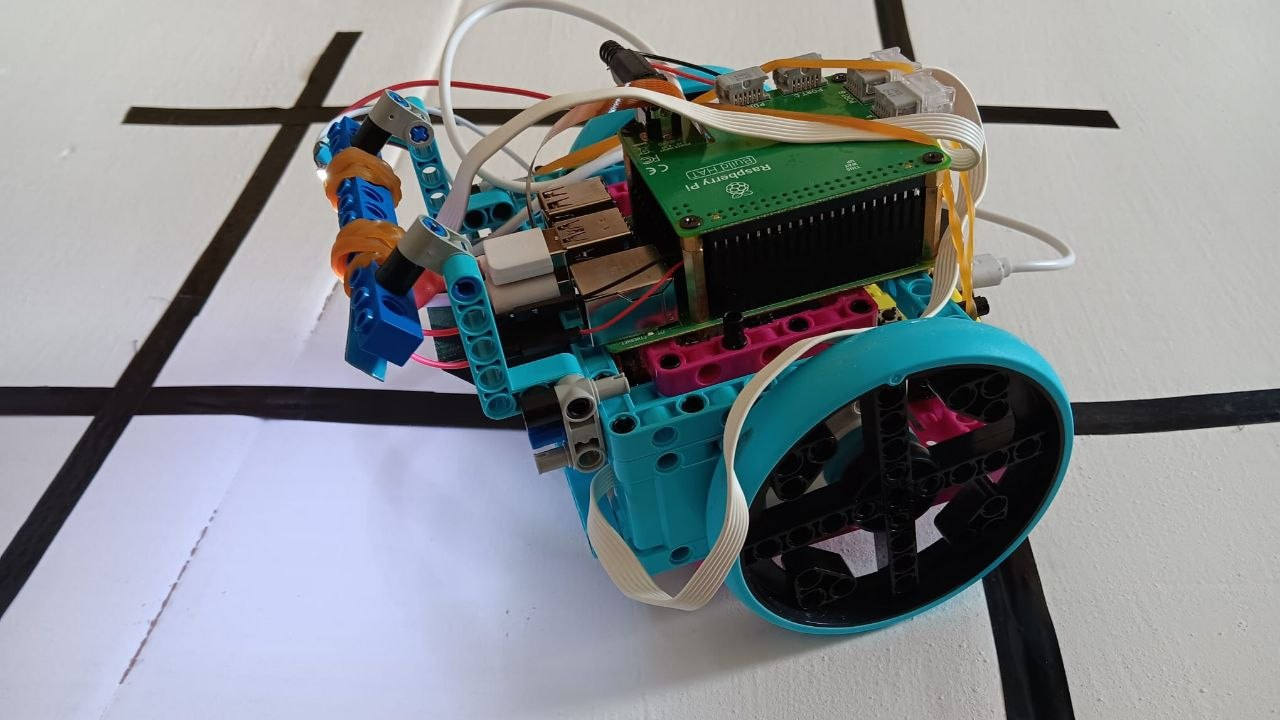
#> input picture robot.jpg, 1280 x 720 px, given in place of 02-20-2026_12-26-47.mp4, which was not available
$ python inter_vid.py
#> lines starting #> are read from the running program, lines starting #| are printed output that depends on the picture; after the words box and inside, x2 and y2 are one past the last pixel; in counts of white or black regions, pixels touching at a corner belong together; pictures that were not available may be replaced by others from this repository, and a replacement may not be noted
#> further down, exemple is the input picture: shape (720, 1280, 3); mean B, G, R 142.1, 138.1, 133.7
import cv2
import numpy as np
import time
# [15 lines of commented-out code are left out]

def detectligne(frame):
    hsv = cv2.cvtColor(frame, cv2.COLOR_BGR2HSV)
#> hsv: shape (720, 1280, 3); mean H, S, V 69.5, 56.5, 150
    #denoised = cv2.medianBlur(hsv, 5)
    lower_black = np.array([0, 0, 0])
    upper_black = np.array([180, 250, 90])
    mask = cv2.inRange(hsv, lower_black, upper_black)
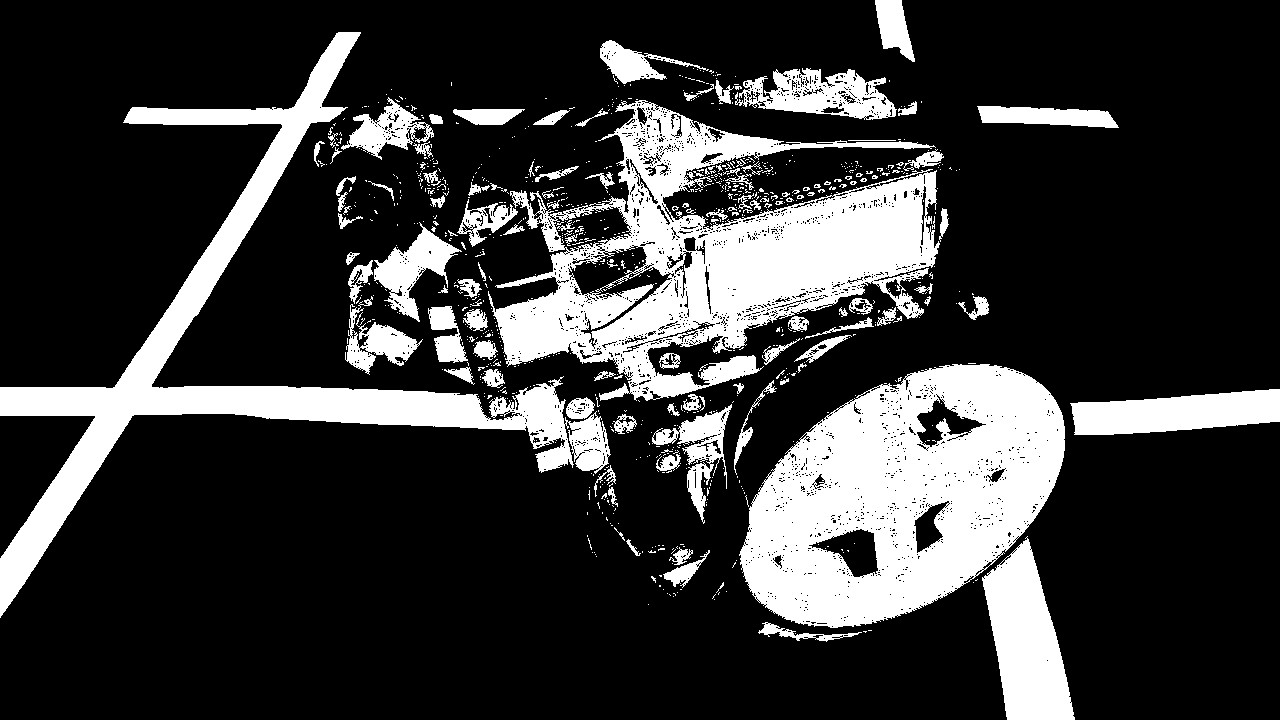
#> mask: shape (720, 1280); 22.2% white; 891 white regions (780 under 20 px), largest, box (x1, y1, x2, y2) and area: (739, 364, 1065, 628) 54901, (488, 100, 940, 401) 54308, (0, 32, 611, 618) 40613
    # [4 lines of commented-out code are left out]
    return mask

def visio(mask, frame):
    overlay = np.zeros_like(frame)           # même taille que frame
    overlay[:] = (255, 100, 0)
    blue_highlight = cv2.bitwise_and(overlay, overlay, mask=mask)
    alpha = 0.8       # ← intensité du bleu (0.2 = très léger, 0.6 = bien visible)
    result = cv2.addWeighted(frame, 1.0, blue_highlight, alpha, 0.0)
    return result

def intersection(frame):
    #img = cv2.cvtColor(frame, cv2.COLOR_BGR2GRAY)
    #ret, mask = cv2.threshold(img, 50, 255, cv2.THRESH_BINARY)
    #src = cv2.cvtColor(frame, cv2.COLOR_BGR2GRAY)
    mask = detectligne(frame)
    dst = cv2.Canny(mask, 85, 90, apertureSize=3)
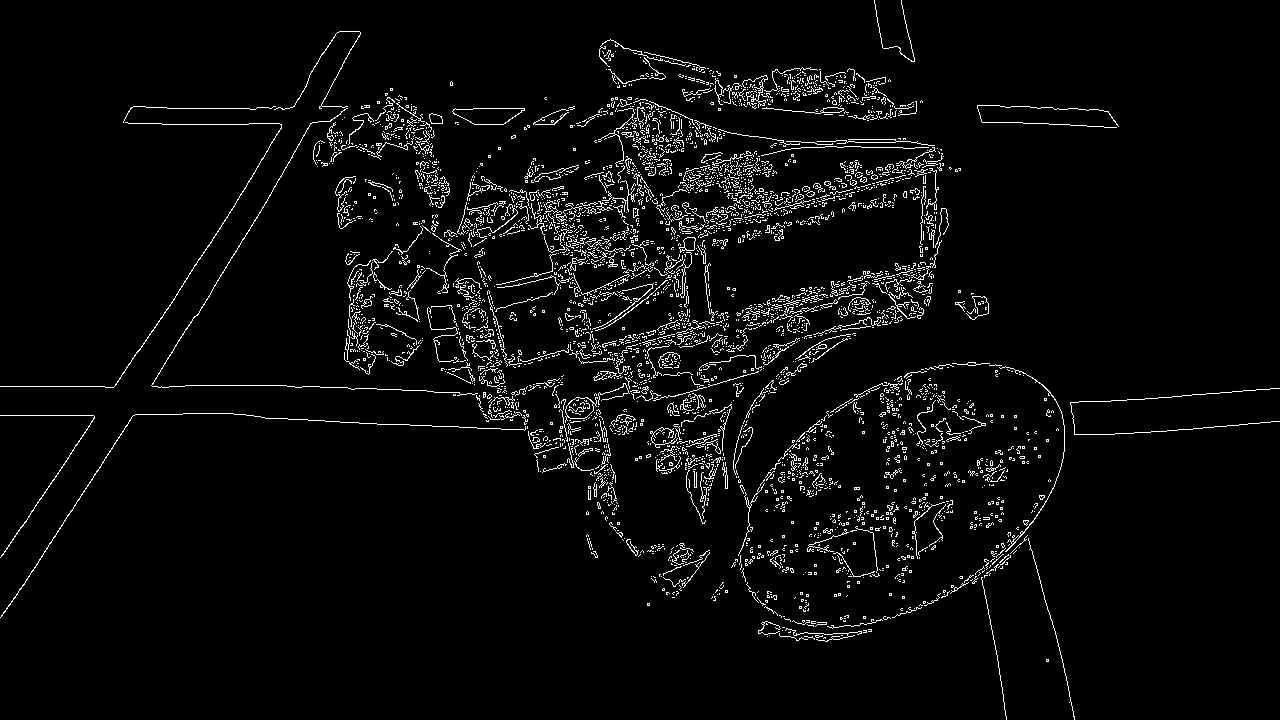
#> dst: shape (720, 1280); 3.9% white in thin lines or dots
    cdstP = cv2.cvtColor(dst, cv2.COLOR_GRAY2BGR)
#> cdstP: shape (720, 1280, 3); 3.9% white in thin lines or dots
    linesP = cv2.HoughLinesP(dst, 1, np.pi / 180, 10, None, 50, 10)
#> linesP = 170 rows, first 6: [710, 184, 772, 166], [627, 196, 706, 218], [758, 214, 854, 180], [679, 173, 767, 163], [445, 371, 557, 355], [543, 353, 599, 348]
    if linesP is not None:
        print(len(linesP))
#| 170
        for i in range(0, len(linesP)):
            l = linesP[i][0]
            cv2.line(cdstP, (l[0], l[1]), (l[2], l[3]), (0,0,255), 3, cv2.LINE_AA)
#> this loop made 170 passes
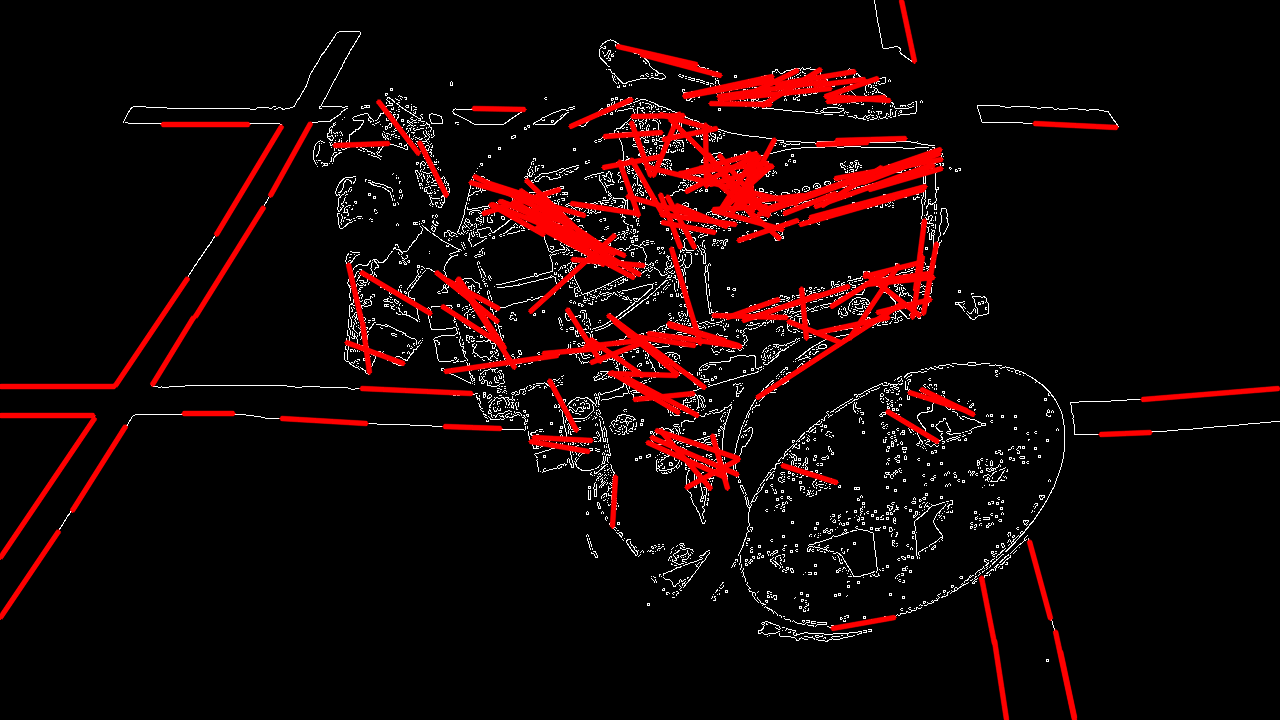
#> cdstP: shape (720, 1280, 3); mean B, G, R 6.4, 6.4, 22.1
    return  cdstP

if __name__ == '__main__':
    filename = ['02-16-2026_15-12-43.mp4', '02-20-2026_12-26-47.mp4'][1]
    video = cv2.VideoCapture(filename)
    if (video.isOpened() == False):
        print("Error opening the video file")
    timing = []
    ret, exemple = video.read()
    while(video.isOpened()):
        ret, frame = video.read()
        timing.append(time.time())
        if ret == True:
            cdstP = intersection(frame)
            #mask = detectligne(frame)
            cv2.imshow("Detected Lines (in red) - Probabilistic Line Transform", cdstP)
            #cv2.imshow("Masque", mask)
            #cv2.imshow("Masque", visio(mask, frame))
            key = cv2.waitKey(20)
#> (key q is pressed here)
            #time.sleep(0.1)
            if key == ord('q'):
                break
            if key == ord("p"):
                time.sleep(1)
        else:
          break

    moy = np.mean(np.diff(timing))
    print(f'fps = {moy * 1000:.1f} ms')
    video.release()
    cv2.destroyAllWindows()
